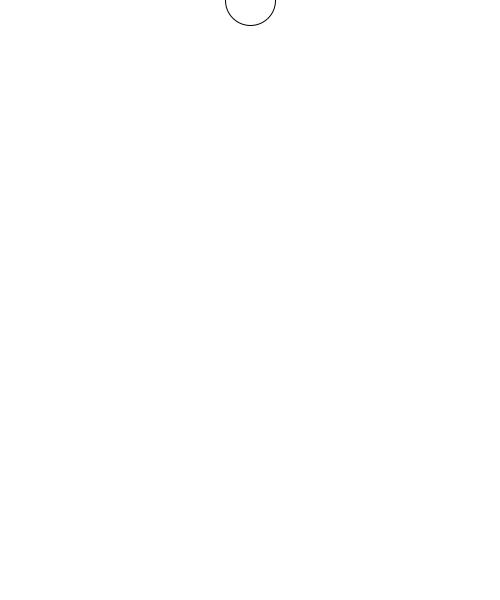
Frame 1 (no input)
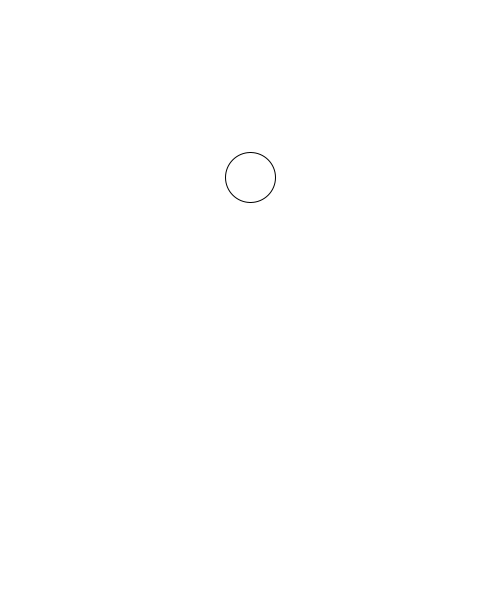
Frame 60 (the mouse pressed at the canvas centre just before this capture)
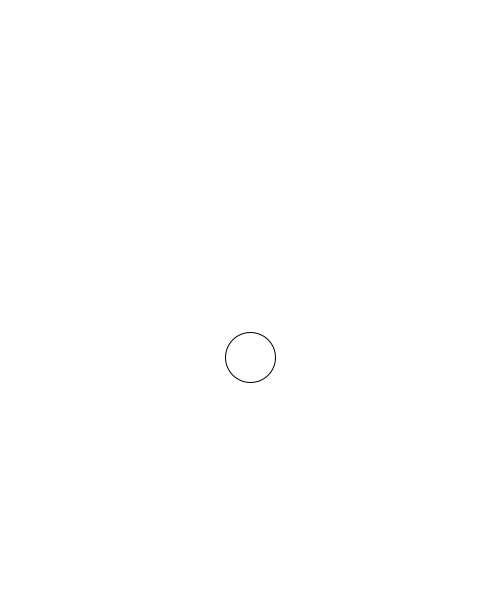
Frame 120 (the mouse held since frame 60 and released just before this capture)

The Processing sketch that drew these frames (run headless with seeded random() and noise(); from frame 60 on, the mouse is pressed at the canvas centre):

// Processing sketch: week11_01_1_add_vy
// ── week11_01_1_add_vy.pde
//Step01-1:能不能東西動起來!!!!!掉下來金幣(座標x,y)
float x=250, y=0, vx=0, vy=3;
void setup()
{
  size(500,600);
}
void draw(){
  background(255);
  ellipse(x,y,50,50);
  y = y + vy; 
}
